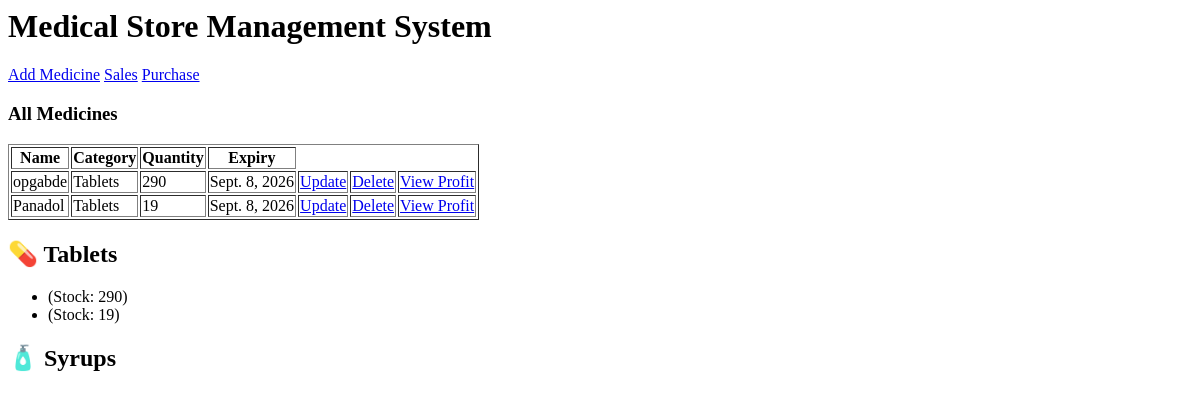
Before: / with the older database file.
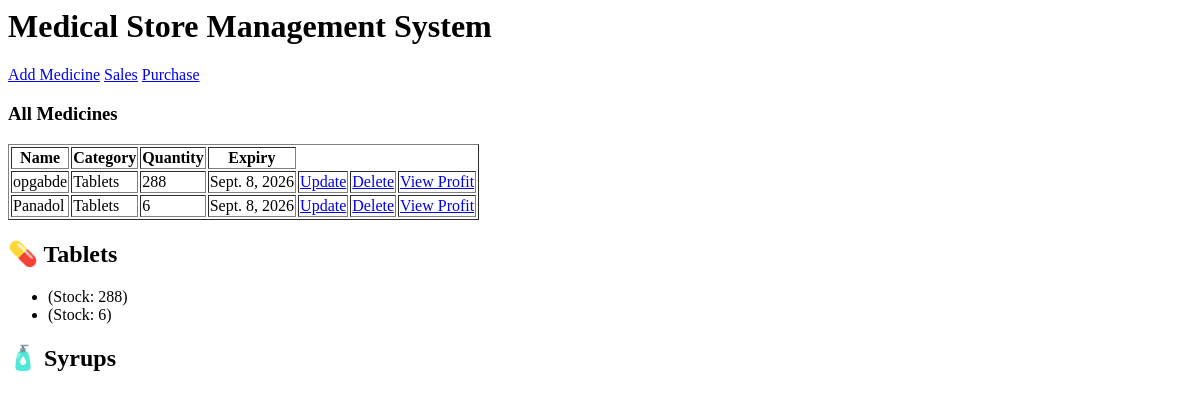
After: the same page with the newer database file.
### pharmacy/models.py (models this page shows, shortened)
class Medicine(models.Model):
    name=models.CharField(max_length=100)
    category=models.CharField(max_length=100)
    price=models.FloatField()
    quantity=models.IntegerField()
    expiry_date=models.DateField()

### pharmacy/views.py (the view)
# urls.py: path('',home,name='home'),
def home(request):
    medicines=Medicine.objects.all()
    tablets=Medicine.objects.filter(category='Tablets')
    syrups=Medicine.objects.filter(category='syrup')
    return render(request, 'index.html',
                { 'medicines':medicines,
                 'tablets':tablets,
                 'syrups':syrups}
                  )

### templates/index.html (shortened to what this page needs)
<h1>Medical Store Management System</h1>
<a href="/add_medicine/">Add Medicine</a>
<a href="/create_sale/">Sales</a>
<a href="/create_purchase/">Purchase</a>
<h3>All Medicines</h3>
<table border="1">
    <tr>
        <th>Name</th>
        <th>Category</th>
        <th>Quantity</th>
        <th>Expiry</th>
    </tr>
    {% for m in medicines %}
    <tr>
        <td>{{m.name}}</td>
        <td>{{m.category}}</td>
        <td>{{m.quantity}}</td>
        <td>{{m.expiry_date}}</td>
        <td>
            <a href="{% url 'update_medicine' id=m.id %}">Update</a>
        </td>
        <td>
            <a href="{% url 'delete_medicine' id=m.id %}">Delete</a>
        </td>
        <td>
    <a href="{% url 'profit' id=m.id %}">View Profit</a>
</td>
    </tr>
{% endfor %}
</table>
<h2>💊 Tablets</h2>
<ul>
    {% for t in tablets %}
    <li>{{ s.name }} (Stock: {{ t.quantity }})</li>
    {% endfor %}
</ul>
<h2>🧴 Syrups</h2>

Changed rows visible on the page:
changed Medicine "opgabde": quantity "290" → "288"
changed Medicine "Panadol": quantity "19" → "6"
